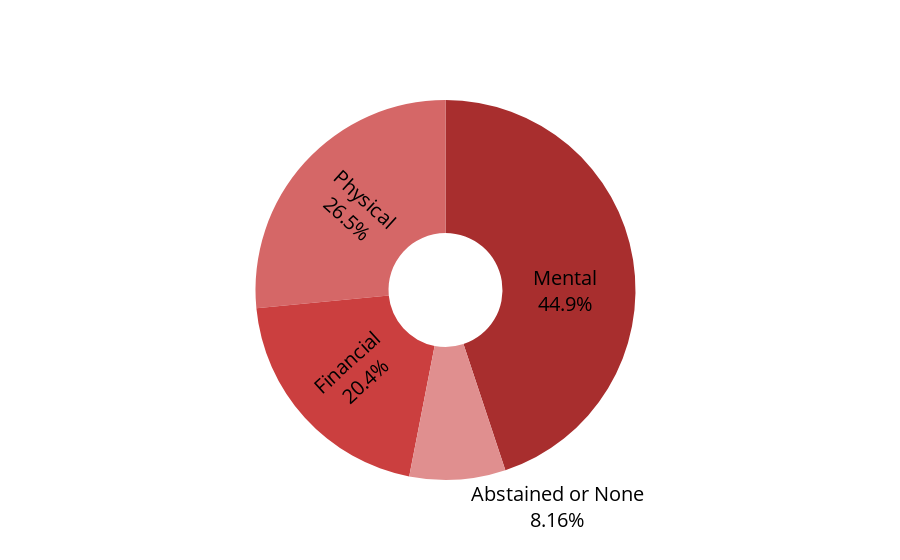

The cell this chart's notebook holds for it:
### Markdown cell above
# Slide 7 - Were you or your family directly impacted by the COVID-19 pandemic?

### Code cell
labels = ['Mental', 'Financial', 'Physical', 'Abstained or None']
values = [22, 10, 13, 4]
colors = ['rgb(168,46,46)', 'rgb(203,63,63)', 'rgb(213,103,103)', 'rgb(224,143,143)']
fig = go.Figure(data=[go.Pie(labels=labels, values=values, textinfo='label+percent', textfont_size=20,
                             insidetextorientation='radial', marker_colors=colors, textfont_color='#000000', hole=.3
                            )])
fig.update(layout_showlegend=False)
iplot(fig)
fig.write_image("presentationImages/COVID_S7_DirectImpactHealth_MonoColors.png", width=800, height=800)

### Figure 1 — Plotly figure (JSON) as saved in the notebook; plotly's stock layout.template omitted (floating-point values rounded to 4 significant figures)
{"data": [{"hole": 0.3, "insidetextorientation": "radial", "labels": ["Mental", "Financial", "Physical", "Abstained or None"], "marker": {"colors": ["rgb(168,46,46)", "rgb(203,63,63)", "rgb(213,103,103)", "rgb(224,143,143)"]}, "textfont": {"color": "#000000", "size": 20}, "textinfo": "label+percent", "type": "pie", "values": [22, 10, 13, 4]}], "layout": {"showlegend": false}}
